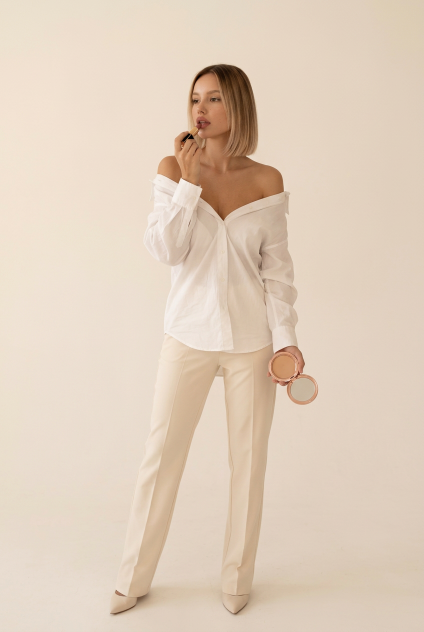
#> input picture assets/venus-fullbody-matching-cover.png, 848 x 1264 px (shown at 1/2 size)
$ python prepare_venus_matching_cutout.py
#> lines starting #> are read from the running program, lines starting #| are printed output that depends on the picture; after the words box and inside, x2 and y2 are one past the last pixel; in counts of white or black regions, pixels touching at a corner belong together
"""Cut out the full-length continuation of the approved cover portrait."""
from pathlib import Path
import cv2
import numpy as np
from PIL import Image, ImageFilter
R=Path(__file__).resolve().parents[1]
im=Image.open(R/'assets/venus-fullbody-matching-cover.png').convert('RGB')
#> im is the input picture: PIL image 848x1264 RGB; mean R, G, B 224.4, 206.5, 188.4
rgb=np.asarray(im);h,w=rgb.shape[:2];assert (w,h)==(848,1264)
#> after `h, w = rgb.shape[:2]`: h = 1264; w = 848
pts=[(370,130),(405,115),(459,120),(490,139),(510,173),(520,222),(515,294),(548,316),(572,333),(588,367),(587,421),(590,475),(605,542),(606,610),(599,668),(615,700),(644,744),(648,797),(629,817),(593,817),(569,794),(555,774),(553,803),(547,875),(539,956),(529,1039),(519,1123),(510,1192),(493,1222),(469,1235),(443,1228),(435,1209),(438,1135),(442,1050),(448,963),(448,884),(445,821),(434,769),(410,750),(392,797),(367,864),(344,944),(320,1025),(297,1107),(278,1177),(265,1210),(244,1231),(220,1235),(212,1224),(219,1190),(233,1125),(248,1049),(261,973),(272,900),(281,833),(295,759),(312,702),(315,675),(315,633),(322,584),(316,552),(297,538),(283,519),(279,492),(285,460),(292,427),(293,387),(299,351),(313,325),(337,309),(340,283),(348,260),(370,248),(368,216),(371,178)]
seed=np.zeros((h,w),np.uint8);cv2.fillPoly(seed,[np.array(pts,np.int32)],255)
#> after `cv2.fillPoly(seed, [np.array(pts, np.int32)], 255)`:
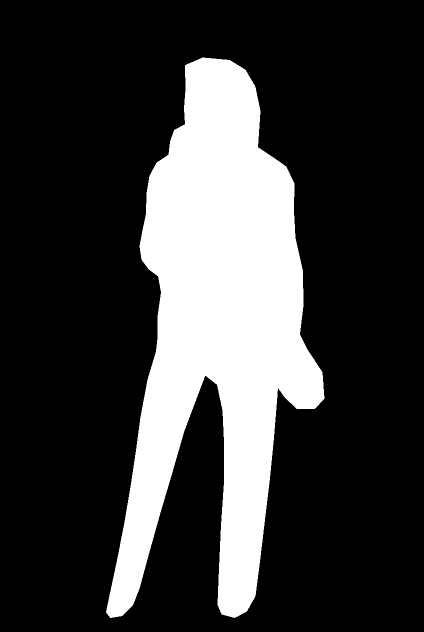
#> seed: shape (1264, 848) (shown at 1/2 size); 22.9% white; 1 white region, box (x1, y1, x2, y2) and area: (212, 115, 649, 1236) 245215
k=lambda n:cv2.getStructuringElement(cv2.MORPH_ELLIPSE,(n,n))
inner=cv2.erode(seed,k(65));outer=cv2.dilate(seed,k(29))
mask=np.full((h,w),cv2.GC_PR_BGD,np.uint8);mask[seed>0]=cv2.GC_PR_FGD;mask[outer==0]=cv2.GC_BGD;mask[inner>0]=cv2.GC_FGD
# Compact mirror and powder pan; keep their pale interiors.
cv2.circle(mask,(567,735),19,cv2.GC_FGD,-1);cv2.circle(mask,(605,778),19,cv2.GC_FGD,-1)
#> after `cv2.circle(mask, (567, 735), 19, cv2.GC_FGD, -1)`:
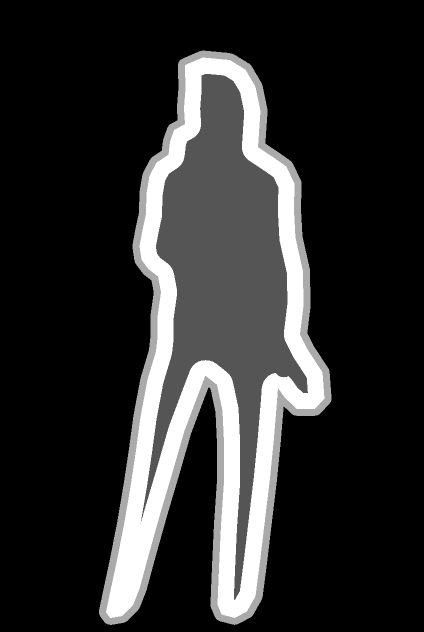
#> mask: shape (1264, 848) (shown at 1/2 size); min 0, max 3, mean 0.538; drawn with min black and max white
#> after `cv2.circle(mask, (605, 778), 19, cv2.GC_FGD, -1)`: mask: shape (1264, 848); 0.06% of pixels changed, all inside (x1, y1, x2, y2) = (586, 762, 625, 798)
# Preserve the pale left trouser leg against the similarly colored studio backdrop.
cv2.fillPoly(mask,[np.array([(282,936),(301,943),(286,1010),(269,1080),(251,1152),(241,1183),(229,1180),(242,1120),(256,1050),(269,985)],np.int32)],cv2.GC_FGD)
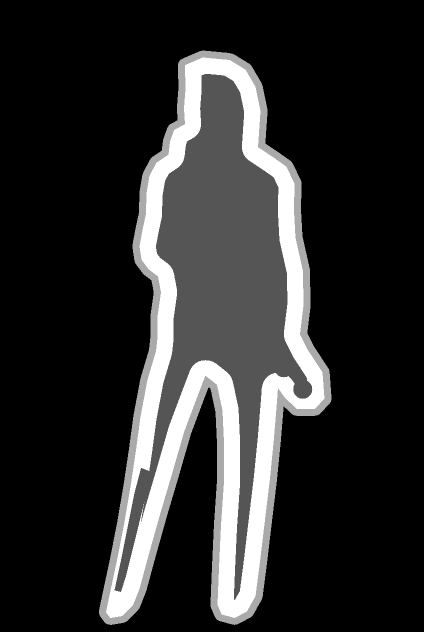
#> mask: shape (1264, 848) (shown at 1/2 size); min 0, max 3, mean 0.527; drawn with min black and max white
# Leg gap is background, even where it is similar to cream trousers.
cv2.fillPoly(mask,[np.array([(414,791),(428,797),(434,853),(435,930),(428,1000),(415,1070),(395,1140),(372,1185),(325,1205),(315,1185),(341,1110),(365,1030),(383,950),(399,870)],np.int32)],cv2.GC_BGD)
#> mask: shape (1264, 848); 0.03% of pixels changed, all inside (x1, y1, x2, y2) = (425, 796, 436, 945)
cv2.grabCut(cv2.cvtColor(rgb,cv2.COLOR_RGB2BGR),mask,None,np.zeros((1,65),np.float64),np.zeros((1,65),np.float64),7,cv2.GC_INIT_WITH_MASK)
a=np.where((mask==cv2.GC_FGD)|(mask==cv2.GC_PR_FGD),255,0).astype('uint8')
n,lab,st,_=cv2.connectedComponentsWithStats(a,8);a=np.where(lab==1+np.argmax(st[1:,4]),255,0).astype('uint8')
#> after `n, lab, st, _ = cv2.connectedComponentsWithStats(a, 8)`: n = 2
#> after `n, lab, st, _ = cv2.connectedComponentsWithStats(a, 8)`:
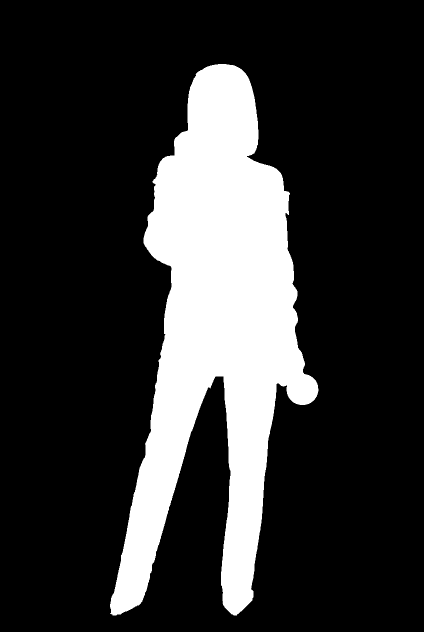
#> a: shape (1264, 848) (shown at 1/2 size); 20.2% white; 1 white region, box (x1, y1, x2, y2) and area: (220, 128, 637, 1231) 216916
im.putalpha(Image.fromarray(a).filter(ImageFilter.GaussianBlur(.7)));im=im.crop((200,105,660,1245))
#> after `im.putalpha(Image.fromarray(a).filter(ImageFilter.GaussianBlur(0.7)))`:
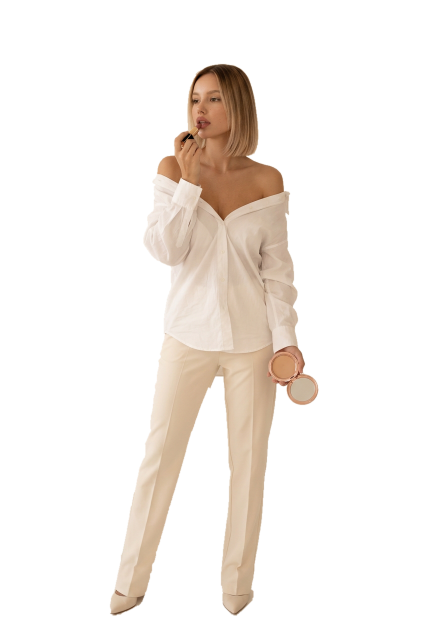
#> im: PIL image 848x1264 RGBA (shown at 1/2 size); mean R, G, B, A 224.4, 206.5, 188.4, 51.6; transparent parts drawn white
#> after `im = im.crop((200, 105, 660, 1245))`:
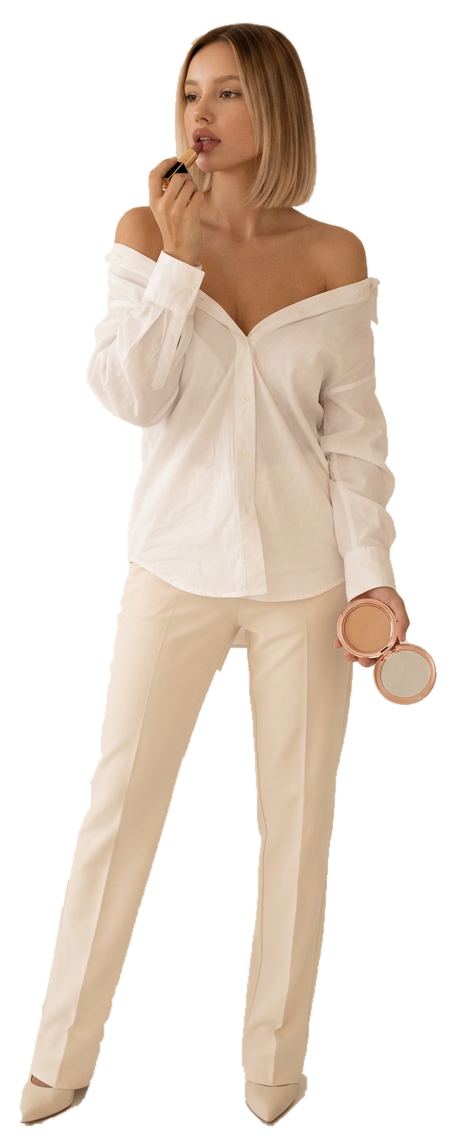
#> im: PIL image 460x1140 RGBA; mean R, G, B, A 218.6, 197.7, 178, 105.5; transparent parts drawn white
im.save(R/'assets/venus-fullbody-matching-transparent.png')
print(im.size,im.getbbox())
#| (460, 1140) (18, 21, 439, 1128)
